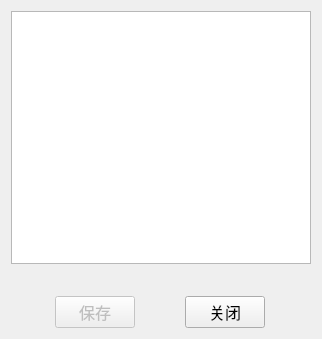
<?xml version="1.0" encoding="UTF-8"?>
<ui version="4.0">
 <class>Dialog</class>
 <widget class="QDialog" name="Dialog">
  <property name="geometry">
   <rect>
    <x>0</x>
    <y>0</y>
    <width>320</width>
    <height>339</height>
   </rect>
  </property>
  <property name="sizePolicy">
   <sizepolicy hsizetype="Preferred" vsizetype="Preferred">
    <horstretch>0</horstretch>
    <verstretch>0</verstretch>
   </sizepolicy>
  </property>
  <property name="maximumSize">
   <size>
    <width>16777215</width>
    <height>16777215</height>
   </size>
  </property>
  <property name="windowTitle">
   <string>ROI 中线数据</string>
  </property>
  <layout class="QVBoxLayout" name="verticalLayout_2">
   <item>
    <layout class="QVBoxLayout" name="verticalLayout" stretch="1,0,0">
     <item>
      <widget class="QSplitter" name="splitter">
       <property name="orientation">
        <enum>Qt::Vertical</enum>
       </property>
       <widget class="QGraphicsView" name="graphicsView1">
        <property name="minimumSize">
         <size>
          <width>300</width>
          <height>200</height>
         </size>
        </property>
       </widget>
      </widget>
     </item>
     <item>
      <widget class="QLabel" name="label_2">
       <property name="minimumSize">
        <size>
         <width>10</width>
         <height>20</height>
        </size>
       </property>
       <property name="font">
        <font>
         <family>Microsoft YaHei</family>
         <pointsize>10</pointsize>
        </font>
       </property>
       <property name="text">
        <string/>
       </property>
      </widget>
     </item>
     <item>
      <layout class="QHBoxLayout" name="horizontalLayout">
       <item>
        <widget class="QPushButton" name="pushButton">
         <property name="enabled">
          <bool>false</bool>
         </property>
         <property name="sizePolicy">
          <sizepolicy hsizetype="Fixed" vsizetype="Fixed">
           <horstretch>0</horstretch>
           <verstretch>0</verstretch>
          </sizepolicy>
         </property>
         <property name="font">
          <font>
           <family>Microsoft YaHei</family>
           <pointsize>12</pointsize>
          </font>
         </property>
         <property name="text">
          <string>保存</string>
         </property>
        </widget>
       </item>
       <item>
        <widget class="QPushButton" name="pushButton_2">
         <property name="sizePolicy">
          <sizepolicy hsizetype="Fixed" vsizetype="Fixed">
           <horstretch>0</horstretch>
           <verstretch>0</verstretch>
          </sizepolicy>
         </property>
         <property name="font">
          <font>
           <family>Microsoft YaHei</family>
           <pointsize>12</pointsize>
          </font>
         </property>
         <property name="text">
          <string>关闭</string>
         </property>
        </widget>
       </item>
      </layout>
     </item>
    </layout>
   </item>
  </layout>
 </widget>
 <resources/>
 <connections/>
</ui>
